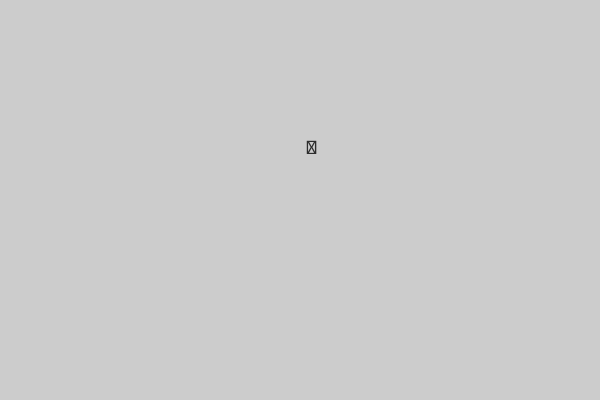
Frame 1 (no input)
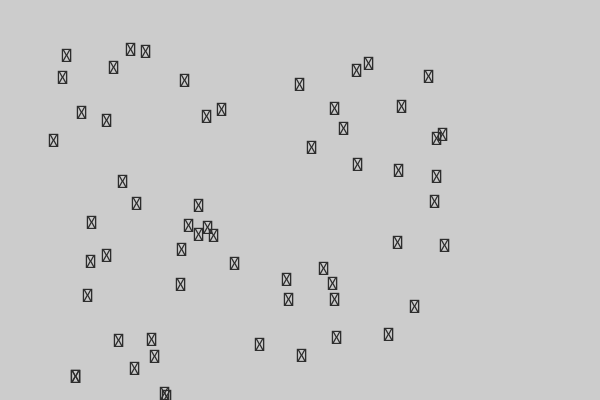
Frame 60 (the mouse pressed at the canvas centre just before this capture)
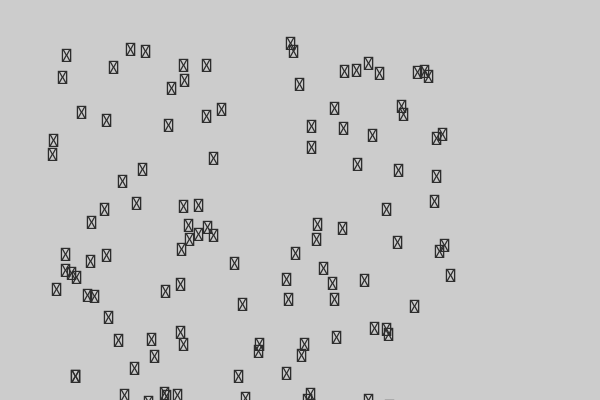
Frame 120 (the mouse held since frame 60 and released just before this capture)

The Processing sketch that drew these frames (run headless with seeded random() and noise(); from frame 60 on, the mouse is pressed at the canvas centre):

// Processing sketch: v1
// ── v1.pde
void setup(){
  textSize(64);
  size(600,400);
  textSize(20);
  
  frameRate(5);
  
}


void draw(){
  
  //print(key);
  fill(45);
  
  //
  
  float xPosition = random(40,450);
  float yMffff= random(50,450);
  text(key,xPosition,yMffff);
  
  
}

void keyPressed (){
  
  print(key);
  
  
  if (key == '-'){
     background(170,170,170);  
    
  }else{
    
  }
}  
